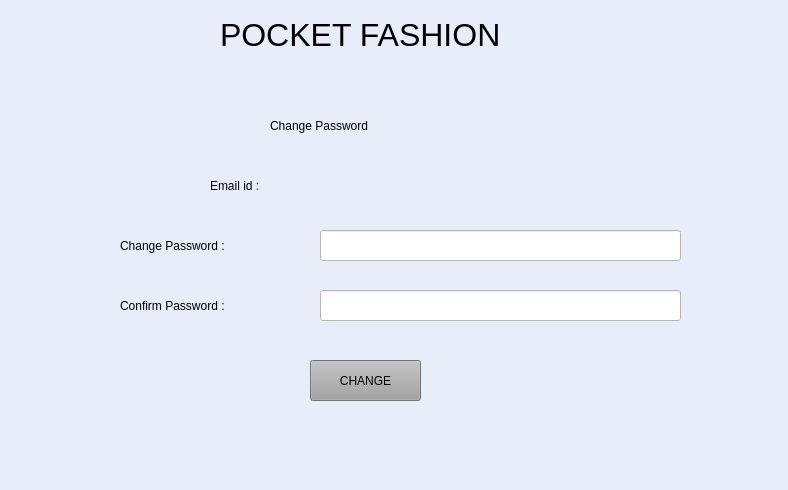
<?xml version="1.0" encoding="UTF-8"?>
<ui version="4.0">
 <class>MainWindow</class>
 <widget class="QMainWindow" name="MainWindow">
  <property name="geometry">
   <rect>
    <x>0</x>
    <y>0</y>
    <width>788</width>
    <height>490</height>
   </rect>
  </property>
  <property name="windowTitle">
   <string>MainWindow</string>
  </property>
  <property name="styleSheet">
   <string notr="true">background-color: rgb(231, 237, 249);
</string>
  </property>
  <widget class="QWidget" name="centralwidget">
   <widget class="QLabel" name="label_4">
    <property name="geometry">
     <rect>
      <x>210</x>
      <y>170</y>
      <width>201</width>
      <height>31</height>
     </rect>
    </property>
    <property name="styleSheet">
     <string notr="true">font: 12pt &quot;MS Shell Dlg 2&quot;;</string>
    </property>
    <property name="text">
     <string>Email id :</string>
    </property>
   </widget>
   <widget class="QLabel" name="label_5">
    <property name="geometry">
     <rect>
      <x>120</x>
      <y>230</y>
      <width>201</width>
      <height>31</height>
     </rect>
    </property>
    <property name="styleSheet">
     <string notr="true">font: 12pt &quot;MS Shell Dlg 2&quot;;</string>
    </property>
    <property name="text">
     <string>Change Password :</string>
    </property>
   </widget>
   <widget class="QLabel" name="label_6">
    <property name="geometry">
     <rect>
      <x>120</x>
      <y>290</y>
      <width>201</width>
      <height>31</height>
     </rect>
    </property>
    <property name="styleSheet">
     <string notr="true">font: 12pt &quot;MS Shell Dlg 2&quot;;</string>
    </property>
    <property name="text">
     <string>Confirm Password :</string>
    </property>
   </widget>
   <widget class="QLabel" name="email">
    <property name="geometry">
     <rect>
      <x>320</x>
      <y>170</y>
      <width>341</width>
      <height>31</height>
     </rect>
    </property>
    <property name="styleSheet">
     <string notr="true">font: 12pt &quot;MS Shell Dlg 2&quot;;</string>
    </property>
    <property name="text">
     <string/>
    </property>
   </widget>
   <widget class="QLineEdit" name="changeP">
    <property name="geometry">
     <rect>
      <x>320</x>
      <y>230</y>
      <width>361</width>
      <height>31</height>
     </rect>
    </property>
    <property name="styleSheet">
     <string notr="true">background-color: rgb(255, 255, 255);
font: 11pt &quot;MS Shell Dlg 2&quot;;</string>
    </property>
    <property name="inputMethodHints">
     <set>Qt::ImhEmailCharactersOnly</set>
    </property>
   </widget>
   <widget class="QLineEdit" name="confirm">
    <property name="geometry">
     <rect>
      <x>320</x>
      <y>290</y>
      <width>361</width>
      <height>31</height>
     </rect>
    </property>
    <property name="styleSheet">
     <string notr="true">background-color: rgb(255, 255, 255);
font: 11pt &quot;MS Shell Dlg 2&quot;;</string>
    </property>
    <property name="inputMethodHints">
     <set>Qt::ImhEmailCharactersOnly</set>
    </property>
   </widget>
   <widget class="QPushButton" name="change">
    <property name="geometry">
     <rect>
      <x>310</x>
      <y>360</y>
      <width>111</width>
      <height>41</height>
     </rect>
    </property>
    <property name="styleSheet">
     <string notr="true">background-color: rgb(161, 161, 161);
font: 13pt &quot;MS Shell Dlg 2&quot;;</string>
    </property>
    <property name="text">
     <string>CHANGE</string>
    </property>
   </widget>
   <widget class="QLabel" name="label_2">
    <property name="geometry">
     <rect>
      <x>270</x>
      <y>110</y>
      <width>221</width>
      <height>31</height>
     </rect>
    </property>
    <property name="styleSheet">
     <string notr="true">font: 16pt &quot;MS Shell Dlg 2&quot;;</string>
    </property>
    <property name="text">
     <string>Change Password </string>
    </property>
   </widget>
   <widget class="QLabel" name="label_7">
    <property name="geometry">
     <rect>
      <x>10</x>
      <y>10</y>
      <width>91</width>
      <height>61</height>
     </rect>
    </property>
    <property name="text">
     <string/>
    </property>
    <property name="pixmap">
     <pixmap>../../../Downloads/pf.png</pixmap>
    </property>
   </widget>
   <widget class="QLabel" name="label_8">
    <property name="geometry">
     <rect>
      <x>220</x>
      <y>10</y>
      <width>391</width>
      <height>51</height>
     </rect>
    </property>
    <property name="styleSheet">
     <string notr="true">font: 75 28pt &quot;Times New Roman&quot;;</string>
    </property>
    <property name="text">
     <string>&lt;html&gt;&lt;head/&gt;&lt;body&gt;&lt;p&gt;&lt;span style=&quot; font-size:24pt;&quot;&gt;POCKET FASHION&lt;/span&gt;&lt;/p&gt;&lt;/body&gt;&lt;/html&gt;</string>
    </property>
   </widget>
  </widget>
  <widget class="QMenuBar" name="menubar">
   <property name="geometry">
    <rect>
     <x>0</x>
     <y>0</y>
     <width>788</width>
     <height>26</height>
    </rect>
   </property>
  </widget>
  <widget class="QStatusBar" name="statusbar"/>
 </widget>
 <resources/>
 <connections/>
</ui>
